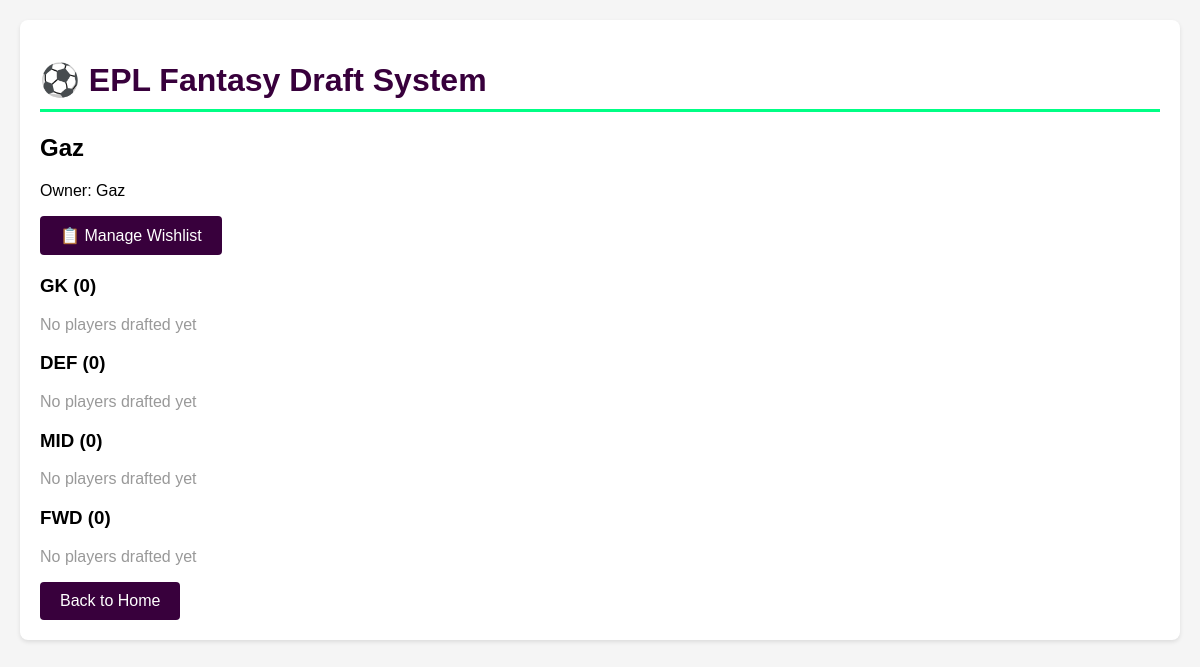
/team/2, run on an earlier commit of the app's database.
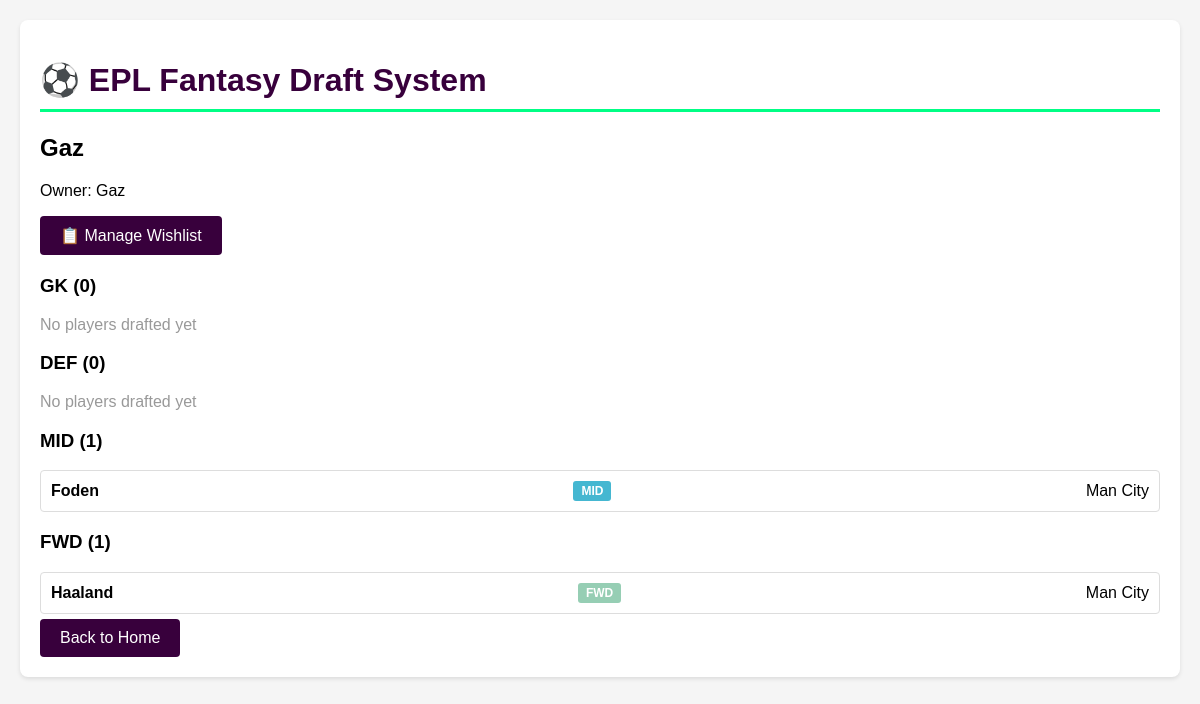
And on a later commit of the database.
### app.py (models this page shows, shortened)
class DraftTeam(db.Model):
    id = db.Column(db.Integer, primary_key=True)
    name = db.Column(db.String(100), nullable=False)
    owner = db.Column(db.String(100), nullable=False)
    players = db.relationship('Player', backref='draft_team', lazy=True)
    def get_roster(self):
        roster = {
            'GK': [],
            'DEF': [],
            'MID': [],
            'FWD': []
        }
        for player in self.players:
            roster[player.position].append(player)
        return roster

class Player(db.Model):
    id = db.Column(db.Integer, primary_key=True)
    first_name = db.Column(db.String(100))
    second_name = db.Column(db.String(100), nullable=False)
    full_name = db.Column(db.String(200))
    web_name = db.Column(db.String(100))  # Display name
    team = db.Column(db.String(50), nullable=False)
    position = db.Column(db.String(20), nullable=False)
    status = db.Column(db.String(1))  # a=available, i=injured, s=suspended
    drafted = db.Column(db.Boolean, default=False)
    drafted_by = db.Column(db.Integer, db.ForeignKey('draft_team.id'), nullable=True)
    now_cost = db.Column(db.Float, default=0.0)  # Current price
    total_points = db.Column(db.Integer, default=0)
    points_per_game = db.Column(db.Float, default=0.0)
    minutes = db.Column(db.Integer, default=0)
    starts = db.Column(db.Integer, default=0)
    goals_scored = db.Column(db.Integer, default=0)
    assists = db.Column(db.Integer, default=0)
    clean_sheets = db.Column(db.Integer, default=0)
    goals_conceded = db.Column(db.Integer, default=0)
    own_goals = db.Column(db.Integer, default=0)
    penalties_saved = db.Column(db.Integer, default=0)
    penalties_missed = db.Column(db.Integer, default=0)
    yellow_cards = db.Column(db.Integer, default=0)
    red_cards = db.Column(db.Integer, default=0)
    saves = db.Column(db.Integer, default=0)
    bonus = db.Column(db.Integer, default=0)
    bps = db.Column(db.Integer, default=0)
    influence = db.Column(db.Float, default=0.0)
    creativity = db.Column(db.Float, default=0.0)
    threat = db.Column(db.Float, default=0.0)
    ict_index = db.Column(db.Float, default=0.0)
    expected_goals = db.Column(db.Float, default=0.0)
    expected_assists = db.Column(db.Float, default=0.0)
    expected_goal_involvements = db.Column(db.Float, default=0.0)
    expected_goals_conceded = db.Column(db.Float, default=0.0)
    expected_goals_per_90 = db.Column(db.Float, default=0.0)
    expected_assists_per_90 = db.Column(db.Float, default=0.0)
    saves_per_90 = db.Column(db.Float, default=0.0)
    clean_sheets_per_90 = db.Column(db.Float, default=0.0)
    @property
    def name(self):
        return self.web_name or self.second_name

### app.py (the view)
@app.route('/team/<int:team_id>')
def view_team(team_id):
    team = DraftTeam.query.get_or_404(team_id)
    roster = team.get_roster()
    return render_template('team.html', team=team, roster=roster)

### templates/team.html (shortened to what this page needs)
{% extends "base.html" %}
{% block content %}
<h2>{{ team.name }}</h2>
<p>Owner: {{ team.owner }}</p>
<div style="margin-bottom: 20px;">
    <a href="{{ url_for('team_wishlist', team_id=team.id) }}" class="btn">📋 Manage Wishlist</a>
</div>
<div class="roster">
    {% for position, players in roster.items() %}
    <div class="position-group">
        <h3>{{ position }} ({{ players|length }})</h3>
        {% if players %}
            {% for player in players %}
            <div class="player-card">
                <strong>{{ player.name }}</strong>
                <span class="position-badge position-{{ player.position }}">{{ player.position }}</span>
                <span>{{ player.team }}</span>
            </div>
            {% endfor %}
        {% else %}
            <p style="color: #999;">No players drafted yet</p>
        {% endif %}
    </div>
    {% endfor %}
</div>
<a href="{{ url_for('index') }}" class="btn">Back to Home</a>
{% endblock %}

### templates/base.html (shortened to what this page needs)
<!DOCTYPE html>
<html>
<head>
</head>
<body>
    <div class="container">
        <h1>⚽ EPL Fantasy Draft System</h1>
        {% block content %}{% endblock %}
    </div>
</body>
</html>

### templates/base.html (style rules this page uses)
body { font-family: Arial, sans-serif; margin: 0; padding: 20px; background-color: #f5f5f5; }
.container { max-width: 1200px; margin: 0 auto; background-color: white; padding: 20px; border-radius: 8px; box-shadow: 0 2px 4px rgba(0,0,0,0.1); }
h1 { color: #38003c; border-bottom: 3px solid #00ff85; padding-bottom: 10px; }
.btn { background-color: #38003c; color: white; padding: 10px 20px; border: none; border-radius: 4px; cursor: pointer; text-decoration: none; display: inline-block; }
.player-card { border: 1px solid #ddd; padding: 10px; margin: 5px 0; border-radius: 4px; display: flex; justify-content: space-between; align-items: center; }
.position-badge { padding: 3px 8px; border-radius: 3px; font-size: 12px; font-weight: bold; }
.position-MID { background-color: #45b7d1; color: white; }
.position-FWD { background-color: #96ceb4; color: white; }

What changed in the data, as far as the page shows it:
now on this page (row edited): Player: name "Foden", position "MID", team "Man City"
now on this page (row edited): Player: name "Haaland", position "FWD", team "Man City"
Also different on the page:
new list line: "MID ( 1 )"
new list line: "FWD ( 1 )"
list line gone: "MID ( 0 ) No players drafted yet"
list line gone: "FWD ( 0 ) No players drafted yet"
